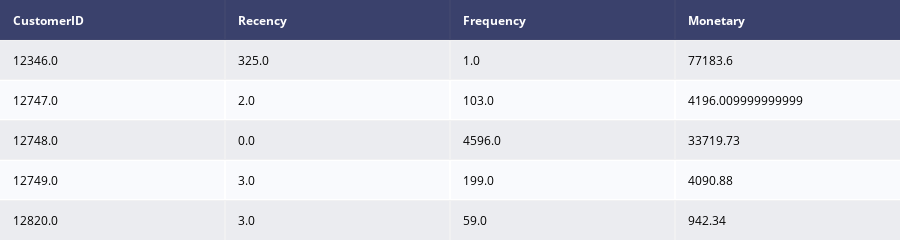

Source (notebook cell):
### Code cell
data

### Figure 1 — Plotly figure (JSON) as saved in the notebook; plotly's stock layout.template omitted (floating-point values rounded to 4 significant figures)
{"data": [{"colorscale": [[0, "#00083e"], [0.5, "#ededee"], [1, "#ffffff"]], "hoverinfo": "none", "opacity": 0.75, "showscale": false, "type": "heatmap", "z": [[0, 0, 0, 0], [0.5, 0.5, 0.5, 0.5], [1, 1, 1, 1], [0.5, 0.5, 0.5, 0.5], [1, 1, 1, 1], [0.5, 0.5, 0.5, 0.5]]}], "layout": {"annotations": [{"align": "left", "font": {"color": "#ffffff"}, "showarrow": false, "text": "<b>CustomerID</b>", "x": -0.45, "xanchor": "left", "xref": "x", "y": 0, "yref": "y"}, {"align": "left", "font": {"color": "#ffffff"}, "showarrow": false, "text": "<b>Recency</b>", "x": 0.55, "xanchor": "left", "xref": "x", "y": 0, "yref": "y"}, {"align": "left", "font": {"color": "#ffffff"}, "showarrow": false, "text": "<b>Frequency</b>", "x": 1.55, "xanchor": "left", "xref": "x", "y": 0, "yref": "y"}, {"align": "left", "font": {"color": "#ffffff"}, "showarrow": false, "text": "<b>Monetary</b>", "x": 2.55, "xanchor": "left", "xref": "x", "y": 0, "yref": "y"}, {"align": "left", "font": {"color": "#000000"}, "showarrow": false, "text": "12346.0", "x": -0.45, "xanchor": "left", "xref": "x", "y": 1, "yref": "y"}, {"align": "left", "font": {"color": "#000000"}, "showarrow": false, "text": "325.0", "x": 0.55, "xanchor": "left", "xref": "x", "y": 1, "yref": "y"}, {"align": "left", "font": {"color": "#000000"}, "showarrow": false, "text": "1.0", "x": 1.55, "xanchor": "left", "xref": "x", "y": 1, "yref": "y"}, {"align": "left", "font": {"color": "#000000"}, "showarrow": false, "text": "77183.6", "x": 2.55, "xanchor": "left", "xref": "x", "y": 1, "yref": "y"}, {"align": "left", "font": {"color": "#000000"}, "showarrow": false, "text": "12747.0", "x": -0.45, "xanchor": "left", "xref": "x", "y": 2, "yref": "y"}, {"align": "left", "font": {"color": "#000000"}, "showarrow": false, "text": "2.0", "x": 0.55, "xanchor": "left", "xref": "x", "y": 2, "yref": "y"}, {"align": "left", "font": {"color": "#000000"}, "showarrow": false, "text": "103.0", "x": 1.55, "xanchor": "left", "xref": "x", "y": 2, "yref": "y"}, {"align": "left", "font": {"color": "#000000"}, "showarrow": false, "text": "4196.009999999999", "x": 2.55, "xanchor": "left", "xref": "x", "y": 2, "yref": "y"}, {"align": "left", "font": {"color": "#000000"}, "showarrow": false, "text": "12748.0", "x": -0.45, "xanchor": "left", "xref": "x", "y": 3, "yref": "y"}, {"align": "left", "font": {"color": "#000000"}, "showarrow": false, "text": "0.0", "x": 0.55, "xanchor": "left", "xref": "x", "y": 3, "yref": "y"}, {"align": "left", "font": {"color": "#000000"}, "showarrow": false, "text": "4596.0", "x": 1.55, "xanchor": "left", "xref": "x", "y": 3, "yref": "y"}, {"align": "left", "font": {"color": "#000000"}, "showarrow": false, "text": "33719.73", "x": 2.55, "xanchor": "left", "xref": "x", "y": 3, "yref": "y"}, {"align": "left", "font": {"color": "#000000"}, "showarrow": false, "text": "12749.0", "x": -0.45, "xanchor": "left", "xref": "x", "y": 4, "yref": "y"}, {"align": "left", "font": {"color": "#000000"}, "showarrow": false, "text": "3.0", "x": 0.55, "xanchor": "left", "xref": "x", "y": 4, "yref": "y"}, {"align": "left", "font": {"color": "#000000"}, "showarrow": false, "text": "199.0", "x": 1.55, "xanchor": "left", "xref": "x", "y": 4, "yref": "y"}, {"align": "left", "font": {"color": "#000000"}, "showarrow": false, "text": "4090.88", "x": 2.55, "xanchor": "left", "xref": "x", "y": 4, "yref": "y"}, {"align": "left", "font": {"color": "#000000"}, "showarrow": false, "text": "12820.0", "x": -0.45, "xanchor": "left", "xref": "x", "y": 5, "yref": "y"}, {"align": "left", "font": {"color": "#000000"}, "showarrow": false, "text": "3.0", "x": 0.55, "xanchor": "left", "xref": "x", "y": 5, "yref": "y"}, {"align": "left", "font": {"color": "#000000"}, "showarrow": false, "text": "59.0", "x": 1.55, "xanchor": "left", "xref": "x", "y": 5, "yref": "y"}, {"align": "left", "font": {"color": "#000000"}, "showarrow": false, "text": "942.34", "x": 2.55, "xanchor": "left", "xref": "x", "y": 5, "yref": "y"}], "height": 230, "margin": {"b": 0, "l": 0, "r": 0, "t": 0}, "xaxis": {"dtick": 1, "gridwidth": 2, "showticklabels": false, "tick0": -0.5, "ticks": "", "zeroline": false}, "yaxis": {"autorange": "reversed", "dtick": 1, "gridwidth": 2, "showticklabels": false, "tick0": 0.5, "ticks": "", "zeroline": false}}}
